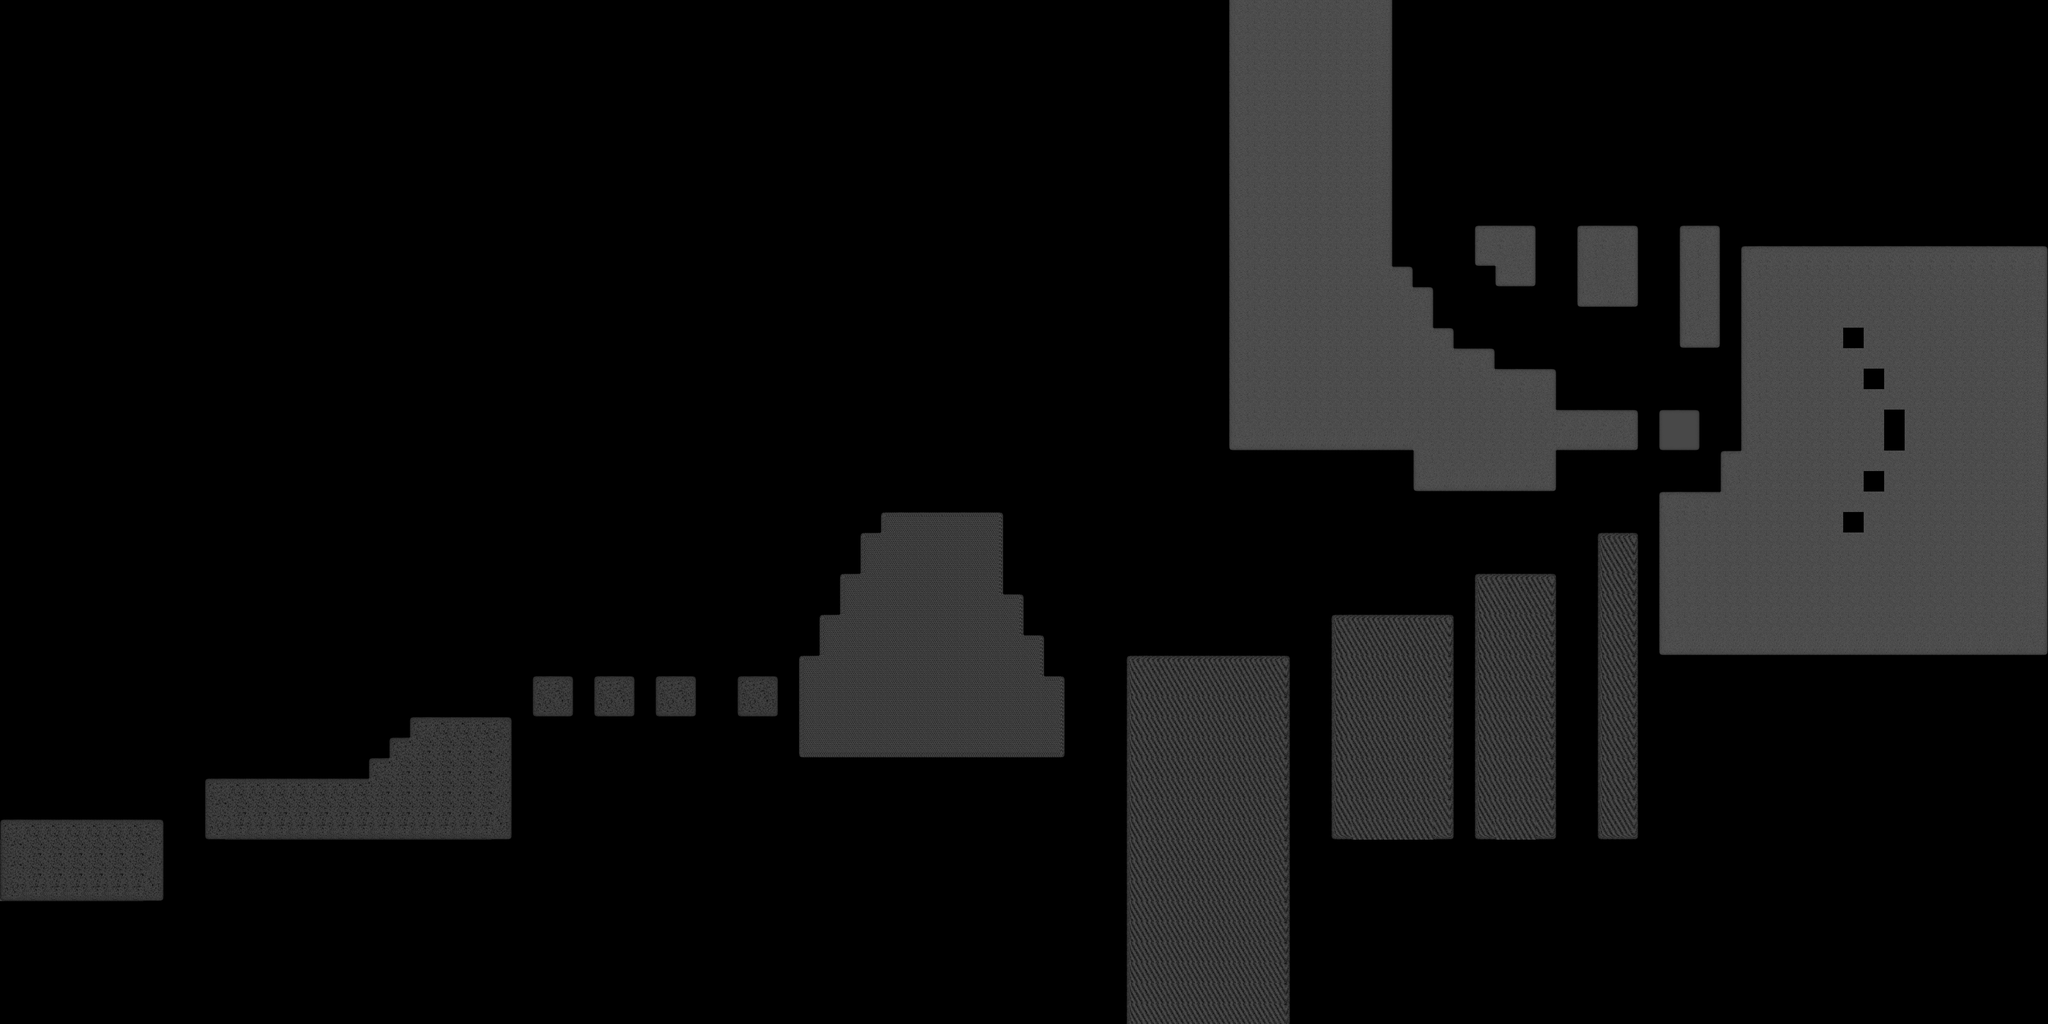

This is a level from a 2D game, rendered from its Tiled map with the project's own tilesets. A one-line summary and the map file follow, with tile-layer data summarised:
An orthogonal 100x50 tile map with 64x64 px tiles, 3 tile layers (Entities, Scenario, Collisions), 2 tilesets.

<map version="1.0" orientation="orthogonal" width="100" height="50" tilewidth="64" tileheight="64">
 <tileset firstgid="1" name="entities" tilewidth="64" tileheight="64">
  <image source="entities.png" trans="ffffff" />
  <tile id="0">
   <properties>
    <property name="begin" value="true" />
   </properties>
  </tile>
  <tile id="1">
   <properties>
    <property name="end" value="true" />
   </properties>
  </tile>
  <tile id="2">
   <properties>
    <property name="enemy" value="true" />
   </properties>
  </tile>
 </tileset>
 <tileset firstgid="4" name="gray" tilewidth="64" tileheight="64">
  <image source="gray.png" trans="ffffff" />
 </tileset>
 <layer name="Entities" width="100" height="50">
  <data>[5000 cells, 7 non-empty, 3 distinct tile ids]</data>
 </layer>
 <layer name="Scenario" width="100" height="50">
  <data>[5000 cells, 821 non-empty, 10 distinct tile ids]</data>
 </layer>
 <layer name="Collisions" width="100" height="50">
  <data>[5000 cells, 333 non-empty, 34 distinct tile ids]</data>
 </layer>
</map>
